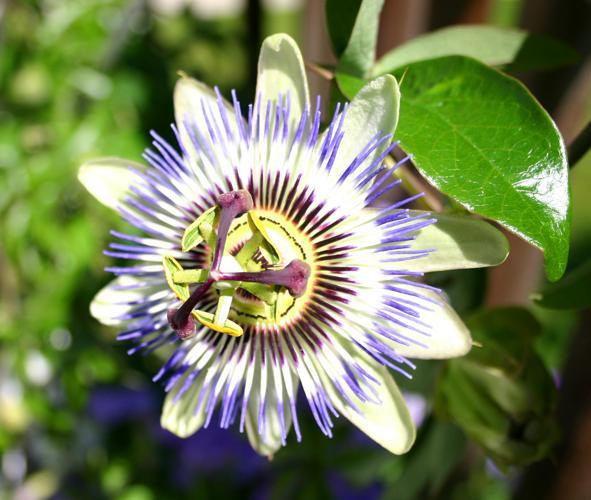
#> input picture flowers/image_00001.jpg, 591 x 500 px, given in place of image_07919.jpg, which was not available
$ jupyter execute --allow-errors 699_image_processing.ipynb
#> lines starting #> are read from the running program, lines starting #| are printed output that depends on the picture; after the words box and inside, x2 and y2 are one past the last pixel; in counts of white or black regions, pixels touching at a corner belong together; pictures that were not available may be replaced by others from this repository, and a replacement may not be noted
[cell 1]
import pandas as pd
import numpy as np
import cv2 as cv
from matplotlib import pyplot as plt

[cell 2]
# flower images sourced from project by Maria-Elena Nilsback and Andrew Zisserman
# https://www.robots.ox.ac.uk/~vgg/data/flowers/102/index.html

#> (a cell that did not finish here is left out)

#> (a cell that did not finish here is left out)

[cell 5]
# locate correct rbg bin for the ref table

BINS = [3.5,  11.5,  19.5,  27.5,  35.5,  43.5,  51.5,  59.5,  67.5,
    75.5,  83.5,  91.5,  99.5, 107.5, 115.5, 123.5, 131.5, 139.5,
   147.5, 155.5, 163.5, 171.5, 179.5, 187.5, 195.5, 203.5, 211.5,
   219.5, 227.5, 235.5, 243.5, 251.5]

def find_bin(val, bins=BINS):
    pt = int(len(bins)/2)
    mx = int(len(bins))
    mn = 0
    for i in range (10):
        if abs(val - bins[pt]) <= 4:
            break
        else:
            pt = int(pt)
            if bins[pt] > val:
                mx = pt
                pt = int((pt + mn)/2)
            elif bins[pt] < val:
                mn = pt
                pt = int(((pt + mx)/2))

    return bins[pt]

[cell 6]
# use table to select a name

COLORS = ['black', 'blue', 'brown', 'gray', 'green','orange','pink', 'purple', 'red', 'white', 'yellow']

#> (the rest of this cell did not finish here and is left out)

[cell 7]
#  iterate through every pixel of an image and call the naming function
# use this to keep a tally of "points" for each color category
# return color percentages

def whole_image_colors(pic):
    colors = {'black': 0, 'blue':0, 'brown':0, 'gray':0, 'green':0,'orange':0,
              'pink':0, 'purple':0, 'red':0, 'white':0, 'yellow':0}

    total = 0
    for i in range(len(pic)):
        for j in range(len(pic[i])):
            pixel = pixel_color(pic, i, j)
            colors[pixel] = colors[pixel] + 1
            total += 1

    color_percent = {}
    for key in colors.keys():
        color_percent[key] = int(colors[key])/total

    return color_percent

[cell 8]
# take a name from a row of a pd table and read the corresponding image
# feed image into whole_image_colors func

def row_read(row, df, col_title='filename'):
#> called with row = 0, col_title = 'filename'
    name = 'flowers/'+ str(df[col_title][row]) + '.jpg'
    img = cv.imread(name)
#> img is the input picture: shape (500, 591, 3); mean B, G, R 88.2, 127.4, 116.4
    img = cv.cvtColor(img, cv.COLOR_BGR2RGB)

    return whole_image_colors(img)
#> the loop in whole_image_colors, `for i in range(len(pic)):` made 1 pass
#> after the loop in whole_image_colors, `for i in range(len(pic)):`: colors = 11 items; total = 0

[cell 9]
#  list of images used in the survey

survey_img = ['image_07919', 'image_02889', 'image_02606', 'image_02582', 'image_02524', 'image_02468',
             'image_02442', 'image_02190', 'image_01807', 'image_001726', 'image_01705', 'image_01377',
             'image_01354', 'image_01335', 'image_00968', 'image_00762', 'image_00539', 'image_00524',
             'image_00333', 'image_00001']

[cell 10]
# save to file to allow images to be analyzed a bit at a time

results = pd.DataFrame({'filename': survey_img, 'output1': [0 for i in range(len(survey_img))]})

# loading file:
# results = pd.read_csv('699_results.csv')

#> (a cell that did not finish here is left out)

[cell 12]
results

[cell 13]
# save progress
# results.to_csv('699_results.csv', index=False)

[cell 14]
def segmented_image_colors(pic):

#     using code from opencv tutorial to create an array distinguishing foreground and background
    gray = cv.cvtColor(pic,cv.COLOR_BGR2GRAY)
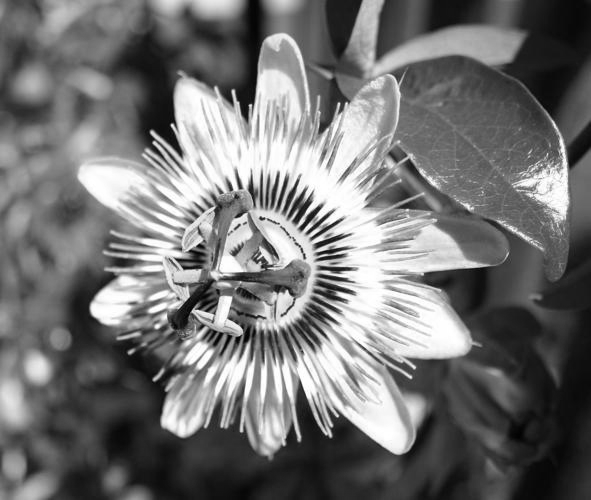
#> gray: shape (500, 591); min 1, max 255, mean 114.4
    ret, thresh = cv.threshold(gray,0,255,cv.THRESH_BINARY_INV+cv.THRESH_OTSU)
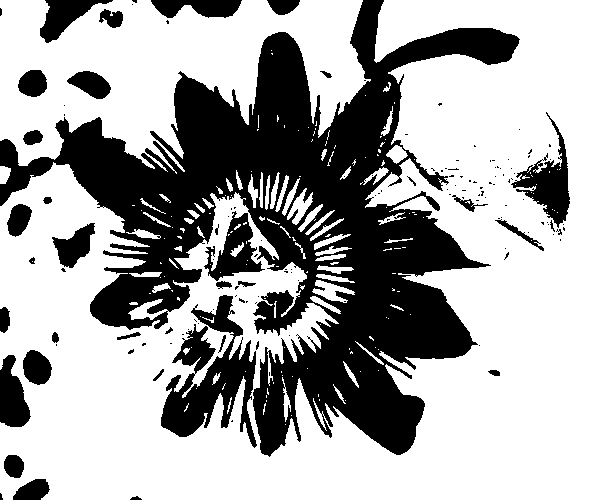
#> thresh: shape (500, 591); 65.3% white; 138 black regions (103 under 20 px), largest, box (x1, y1, x2, y2) and area: (0, 0, 520, 457) 80728, (161, 295, 257, 448) 6499, (511, 112, 570, 228) 2300
#> ret = 134

    colors = {'fg': {'black': 0, 'blue':0, 'brown':0, 'gray':0, 'green':0,'orange':0,
              'pink':0, 'purple':0, 'red':0, 'white':0, 'yellow':0},
              'bg': {'black': 0, 'blue':0, 'brown':0, 'gray':0, 'green':0,'orange':0,
              'pink':0, 'purple':0, 'red':0, 'white':0, 'yellow':0}}

#     keep track of the total no. of pixels in foreground and background
#     use later to calculate percentages
    fg_total = 0
    bg_total = 0

#     loop through the rows and columns of the img
#     consult array to determine if the pixel is classified as foreground or background
    for i in range(len(pic)):
        for j in range(len(pic[i])):
            if thresh[i][j] == 255:
                pixel = pixel_color(pic, i, j)
                colors['bg'][pixel] = colors['bg'][pixel] + 1
                bg_total += 1
            else:
                pixel = pixel_color(pic, i, j)
                colors['fg'][pixel] = colors['fg'][pixel] + 1
                fg_total += 1
#> this loop made 1 pass
#> after the loop, bg_total = 0; colors = 2 items; fg_total = 0

#     calculate percentage of pixels with a specific color label in foreground
    fg_color_percent = {}
    for key in colors['fg'].keys():
        fg_color_percent[key] = int(colors['fg'][key])/fg_total

#     calculate percentage of pixels with a specific color label in background
    bg_color_percent = {}
    for key in colors['bg'].keys():
        bg_color_percent[key] = int(colors['bg'][key])/bg_total

#     combine fg and bg percentage dicts into one result dict
    color_percent = {}
    color_percent['fg'] = fg_color_percent
    color_percent['bg'] = bg_color_percent

    return color_percent

$ run again, on flowers/image_00333.jpg
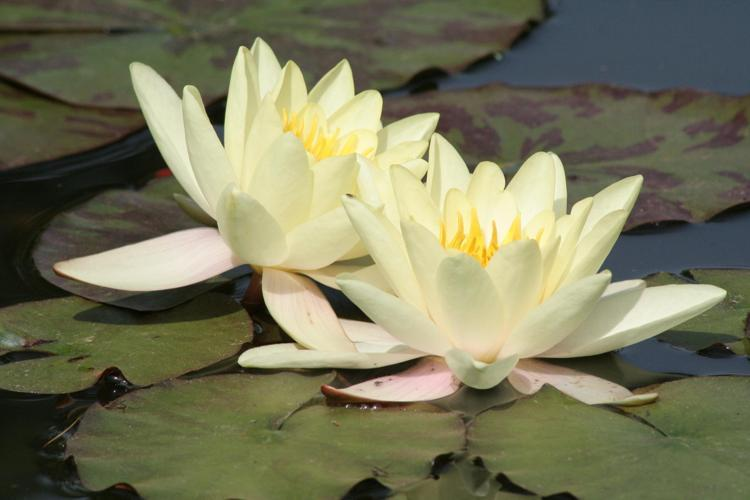
#> input picture flowers/image_00333.jpg, 750 x 500 px, given in place of image_07919.jpg, which was not available
#> in row_read, img is the input picture: shape (500, 750, 3); mean B, G, R 91.2, 119.8, 120.3
#> the loop in whole_image_colors, `for i in range(len(pic)):` made 1 pass
#> after the loop in whole_image_colors, `for i in range(len(pic)):`: colors = 11 items; total = 0
#> in segmented_image_colors, `gray = cv.cvtColor(pic,cv.COLOR_BGR2GRAY)`:
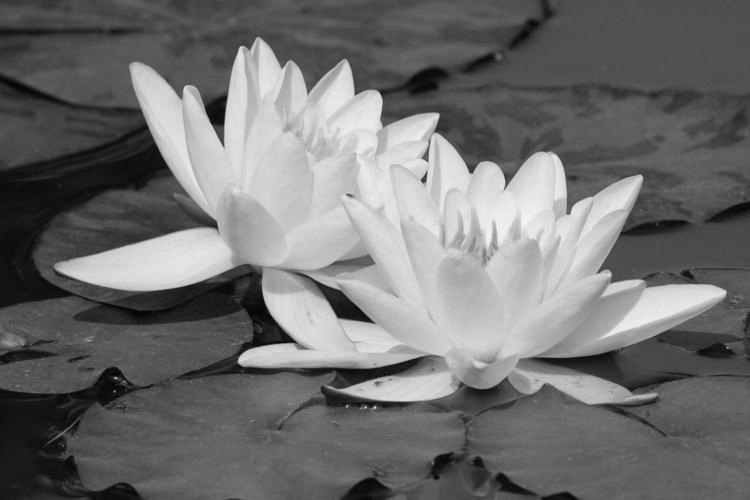
#> gray: shape (500, 750); min 1, max 246, mean 111.3
#> in segmented_image_colors, `ret, thresh = cv.threshold(gray,0,255,cv.THRESH_BINARY_INV+cv.THRESH_O..`:
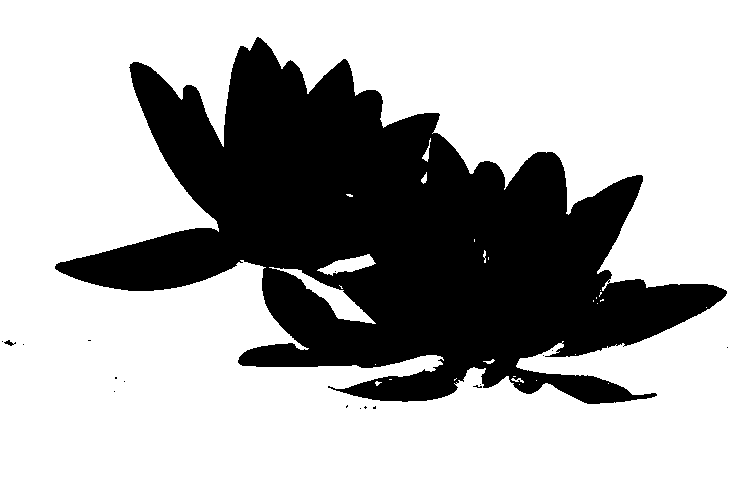
#> thresh: shape (500, 750); 69.9% white; 18 black regions (16 under 20 px), largest, box (x1, y1, x2, y2) and area: (55, 37, 727, 404) 112885, (4, 340, 16, 346) 33
#> ret = 135
#> the loop in segmented_image_colors, `for i in range(len(pic)):` made 1 pass
#> after the loop in segmented_image_colors, `for i in range(len(pic)):`: bg_total = 0; colors = 2 items; fg_total = 0

$ run again, on flowers/image_00524.jpg
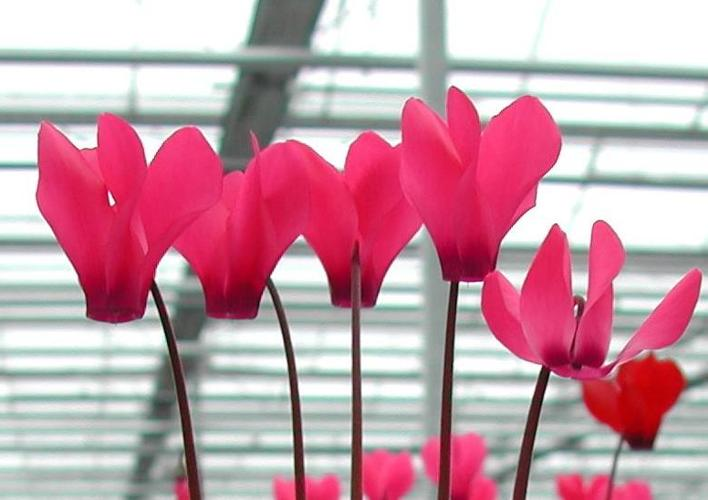
#> input picture flowers/image_00524.jpg, 708 x 500 px, given in place of image_07919.jpg, which was not available
#> in row_read, img is the input picture: shape (500, 708, 3); mean B, G, R 167, 153.8, 199
#> the loop in whole_image_colors, `for i in range(len(pic)):` made 1 pass
#> after the loop in whole_image_colors, `for i in range(len(pic)):`: colors = 11 items; total = 0
#> in segmented_image_colors, `gray = cv.cvtColor(pic,cv.COLOR_BGR2GRAY)`:
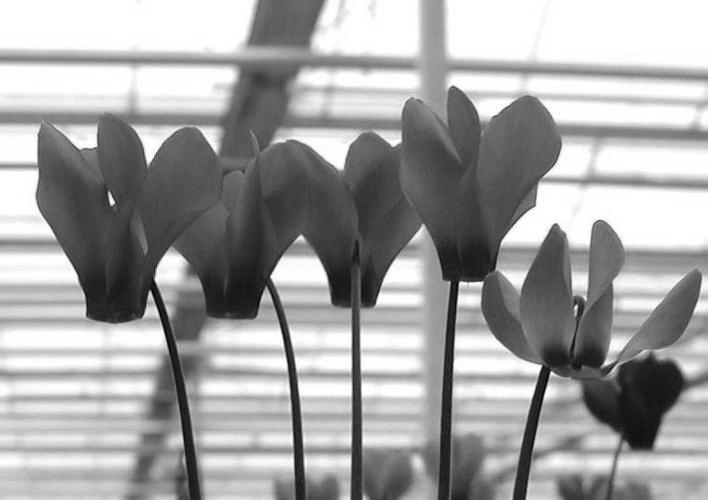
#> gray: shape (500, 708); min 0, max 255, mean 162.9
#> in segmented_image_colors, `ret, thresh = cv.threshold(gray,0,255,cv.THRESH_BINARY_INV+cv.THRESH_O..`:
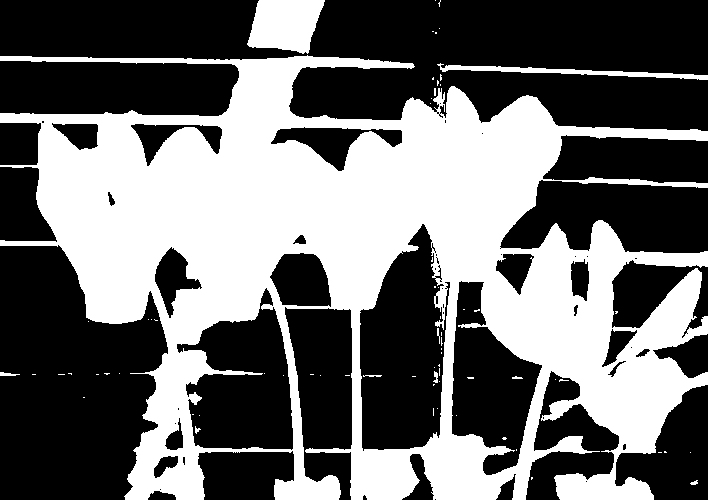
#> thresh: shape (500, 708); 42.1% white; 69 white regions (59 under 20 px), largest, box (x1, y1, x2, y2) and area: (0, 55, 708, 500) 144149, (247, 0, 325, 54) 3167, (437, 63, 708, 80) 1272
#> ret = 152
#> the loop in segmented_image_colors, `for i in range(len(pic)):` made 1 pass
#> after the loop in segmented_image_colors, `for i in range(len(pic)):`: bg_total = 0; colors = 2 items; fg_total = 0
